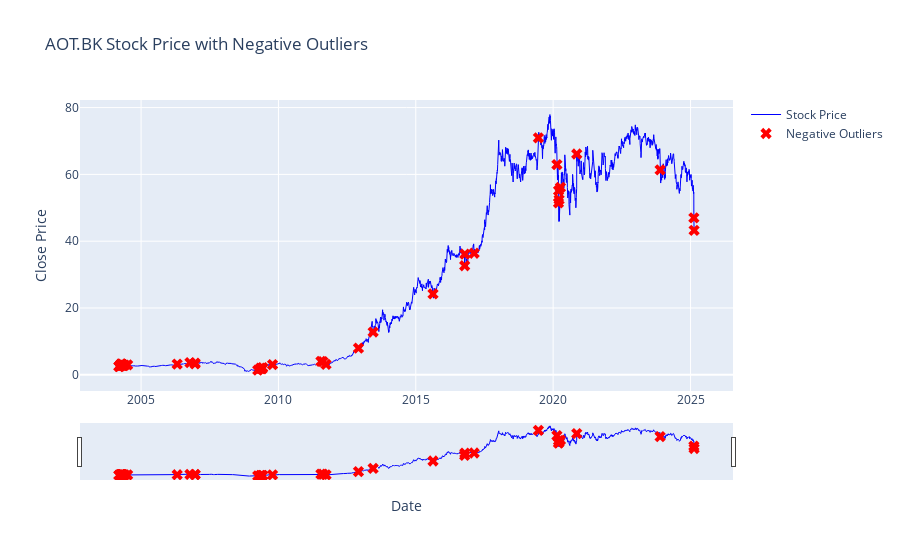

Notebook code for this chart:
### Code cell
import pandas as pd
import plotly.graph_objects as go
from sklearn.ensemble import IsolationForest

# โหลดข้อมูลราคาทองคำ
data = pd.read_csv("AOT.BK.csv")  # ต้องมี 'Date', 'Close', 'Volume'
data["Date"] = pd.to_datetime(data["Date"])  # แปลงเป็น datetime

# คำนวณ daily return เพื่อใช้ในการตรวจจับการลดลงของราคา
data['daily_return'] = data['Close'].pct_change()  # เปลี่ยนแปลงราคาต่อวัน (percentage change)

# ลบค่าที่เป็น NaN หรือค่าว่าง (ถ้ามี)
data.dropna(subset=['daily_return'], inplace=True)

# โมเดล Isolation Forest (ปรับ contamination ให้เหมาะสมกับข้อมูล)
model = IsolationForest(contamination=0.01, random_state=42)

# การฝึกโมเดลโดยใช้ 'daily_return' เพื่อหาความเคลื่อนไหวทางลบ (negative outliers)
data['outlier'] = model.fit_predict(data[['daily_return', 'Volume']])

# ค่าที่เป็น Outlier จะถูกติดป้าย -1 (negative outliers)
negative_outliers = data[data['outlier'] == -1]

# สร้างกราฟแบบ Interactive
fig = go.Figure()

# พล็อตราคาหุ้น (Close)
fig.add_trace(go.Scatter(x=data['Date'], y=data['Close'], mode='lines', name='Stock Price', line=dict(color='blue', width=1)))

# พล็อตแสดง negative outliers
fig.add_trace(go.Scatter(x=negative_outliers['Date'], y=negative_outliers['Close'], mode='markers', name='Negative Outliers',
                         marker=dict(color='red', size=10, symbol='x')))

# ตั้งค่ากราฟ
fig.update_layout(
    title="AOT.BK Stock Price with Negative Outliers",
    xaxis_title="Date",
    yaxis_title="Close Price",
    template="plotly",
    xaxis_rangeslider_visible=True
)

# แสดงกราฟ
fig.show()

### Figure 1 — Plotly figure (JSON) as saved in the notebook; plotly's stock layout.template omitted (floating-point values rounded to 4 significant figures; data arrays with more than 128 entries replaced by an {"elided": "..."} marker saying what was removed)
{"data": [{"line": {"color": "blue", "width": 1}, "mode": "lines", "name": "Stock Price", "type": "scatter", "x": {"elided": "5138 str values"}, "y": {"elided": "5138 float values"}}, {"marker": {"color": "red", "size": 10, "symbol": "x"}, "mode": "markers", "name": "Negative Outliers", "type": "scatter", "x": ["2004-03-12T00:00:00", "2004-03-15T00:00:00", "2004-03-18T00:00:00", "2004-04-01T00:00:00", "2004-04-02T00:00:00", "2004-04-05T00:00:00", "2004-04-07T00:00:00", "2004-04-08T00:00:00", "2004-04-09T00:00:00", "2004-04-12T00:00:00", "2004-04-16T00:00:00", "2004-04-19T00:00:00", "2004-04-20T00:00:00", "2004-04-21T00:00:00", "2004-04-22T00:00:00", "2004-04-23T00:00:00", "2004-04-27T00:00:00", "2004-04-28T00:00:00", "2004-04-30T00:00:00", "2004-05-10T00:00:00", "2004-05-11T00:00:00", "2004-05-28T00:00:00", "2004-07-06T00:00:00", "2006-04-26T00:00:00", "2006-10-13T00:00:00", "2006-12-19T00:00:00", "2006-12-20T00:00:00", "2009-04-01T00:00:00", "2009-05-07T00:00:00", "2009-05-14T00:00:00", "2009-05-29T00:00:00", "2009-06-05T00:00:00", "2009-10-15T00:00:00", "2011-07-20T00:00:00", "2011-08-15T00:00:00", "2011-09-26T00:00:00", "2012-11-30T00:00:00", "2013-06-13T00:00:00", "2015-08-18T00:00:00", "2016-10-12T00:00:00", "2016-10-14T00:00:00", "2017-02-15T00:00:00", "2019-06-19T00:00:00", "2020-02-20T00:00:00", "2020-03-12T00:00:00", "2020-03-13T00:00:00", "2020-03-20T00:00:00", "2020-04-07T00:00:00", "2020-11-10T00:00:00", "2023-11-23T00:00:00", "2025-02-14T00:00:00", "2025-02-17T00:00:00"], "y": [2.51, 2.482, 2.605, 2.687, 2.755, 3.164, 3.028, 2.892, 2.973, 3.082, 3.192, 3.082, 3.192, 3.11, 2.973, 2.919, 3.028, 3.001, 2.864, 2.728, 2.864, 2.892, 2.973, 3.205, 3.639, 3.257, 3.521, 1.383, 2.025, 1.871, 1.789, 2.135, 3.07, 4.023, 3.96, 3.106, 7.976, 12.81, 24.21, 32.66, 36.14, 36.4, 70.94, 62.93, 51.47, 55.12, 52.44, 56.1, 66.1, 61.33, 47, 43.25]}], "layout": {"title": {"text": "AOT.BK Stock Price with Negative Outliers"}, "xaxis": {"rangeslider": {"visible": true}, "title": {"text": "Date"}}, "yaxis": {"title": {"text": "Close Price"}}}}
